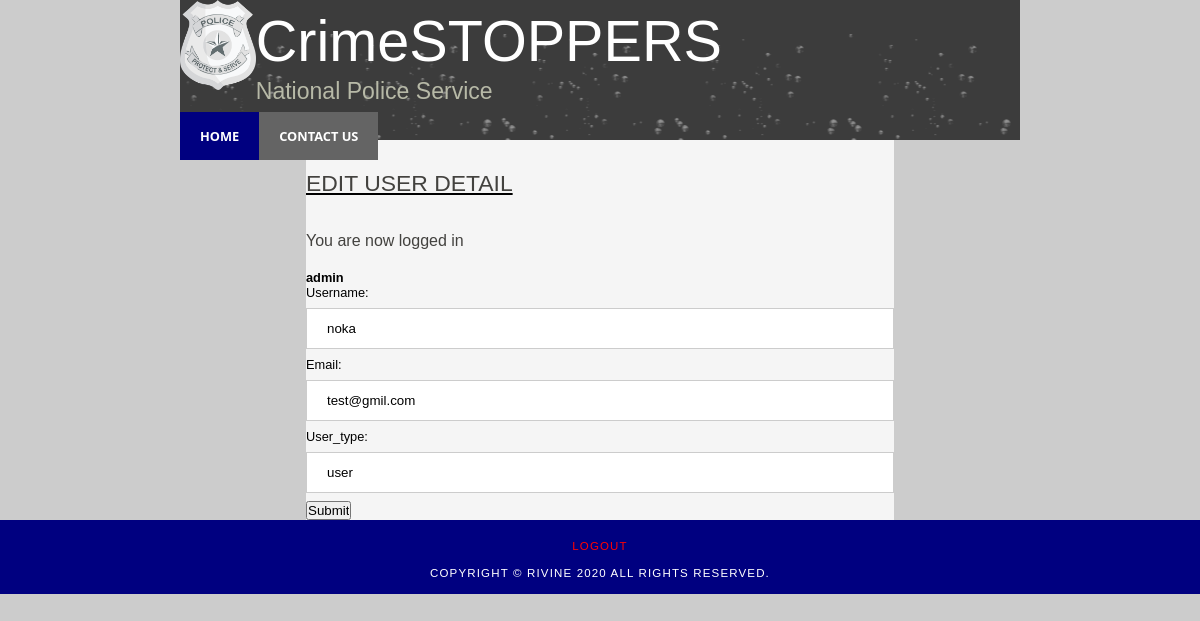
Page /admin/edit.php?id=6 (signed in) on the committed database.
### tables this page shows
CREATE TABLE `users` (
  `id` int(11) NOT NULL,
  `username` varchar(100) NOT NULL,
  `email` varchar(100) NOT NULL,
  `user_type` varchar(20) NOT NULL,
  `password` varchar(100) NOT NULL
);

### admin/edit.php (the view, shortened to what this page needs)
<?php
include('../functions.php');
?>
<!DOCTYPE html>
<html>
	<head>
		<link rel="stylesheet" type="text/css" href="../css/style.css" />
		<link rel="stylesheet" type="text/css" href="../css/font-awesome.min.css" />
		<link rel="stylesheet" type="text/css" href="../css/button.css" />
	</head>
	<body>
		<div id="main">
			<div id="header">
				<div id="logo">
					<div class="logo_img">
						<img src="../img/logo.png" alt="NPS Logo" height="auto" width="13%"></img>
						<div id="logo_text">
							<h1><a class="logo_colour" href="../index.php">CrimeSTOPPERS</a></h1>
							<h2>National Police Service</h2>
						</div>
					</div>
				</div>
				<div id="navbar">
					<nav>
						<ul id="menu">
							<li class="selected"><a href="home.php">Home</a></li>
							<li style="float: right;"><a href="#">Contact Us</a></li>
						</ul>
					</nav>
				</div>
			</div>
			<div id="site_content" class="content">
				<div align="center" class="header">
					<h1>EDIT USER DETAIL</h1>
				</div>
				<?php if (isset($_SESSION['success'])) : ?>
				<div class="error success">
					<h3>
						<?php
						echo $_SESSION['success'];
						?>
					</h3>
				</div>
				<?php endif ?>
						<?php if (isset($_SESSION['user'])) : ?>
						<strong><?php echo $_SESSION['user']['username']; ?></strong>
                        <?php
$result = mysqli_query($db,"SELECT * FROM users WHERE id='" . $_GET['id'] . "'");
$row= mysqli_fetch_array($result);
?>
<html>
<head>
</head>
<body>
<form name="frmUser" method="post" action="">
Username: <br>
<input type="text" name="username"  value="<?php echo $row['username']; ?>">
<br>
Email:<br>
<input type="text" name="email" class="txtField" value="<?php echo $row['email']; ?>">
<br>
User_type:<br>
<input type="text" name="user_type" class="txtField" value="<?php echo $row['user_type']; ?>">
<br>
<input type="submit" name="submit" value="Submit" class="buttom">
</form>
</body>
</html>
						<?php endif ?>
					</div>
				</div>
		<div id="footer">
			<a href="../login.php" style="color: red;">logout</a>
			<br><br>
			<p>Copyright &copy; Rivine <?php echo date("Y"); ?> All Rights Reserved.</p>
		</div>
	</body>
</html>

### css/style.css (style rules this page uses)
html { width: 100%; height: fit-content; }
* { margin: 0; padding: 0; box-sizing: border-box; }
body { background-repeat: round; font: normal 0.8em "trebuchet ms", arial, sans-serif; background: url(../img/background.png) #ccc; color: black; }
div { height: fit-content; width: fit-content; }
p { padding: 0 0 20px 0; line-height: 1.7em; }
img { border: 0; }
a.logo_colour { text-decoration: none; color: white; }
ul#menu { list-style-type: none; }
nav { position: relative; width: 100%; height: max-content; overflow: hidden; background: #646464; }
nav li { float: left; }
nav li a { display: block; padding: 8px; color: white; text-align: center; padding: 15px 20px; text-decoration: none; font-family: "Segoe UI", Tahoma, Geneva, Verdana, sans-serif; text-transform: uppercase; font-weight: bold; }
h1, h2, h3, h4, h5, h6 { font: normal 179% "century gothic", arial, sans-serif; color: #43423f; margin: 0 0 15px 0; padding: 15px 0 5px 0; }
h2 { font: normal 155% "century gothic", arial, sans-serif; color: #3091e0; }
h3 { font: normal 125% "century gothic", arial, sans-serif; }
a, a:hover { outline: none; text-decoration: underline; color: #40d8fe; }
#main, #logo, #menubar, #site_content, #content_footer, .slideshow-container, #footer { margin-left: auto; margin-right: auto; }
#main { padding-bottom: 0px; }
#header { background: #6f655f url(../img/header.png); height: 140px; }
.header { text-transform: uppercase; text-decoration: underline; }
#logo { width: 840px; position: relative; height: 80%; }
#logo #logo_text { display: inline-block; position: absolute; font-weight: bolder; font-size: 150%; }
#logo h1, #logo h2 { font: normal 300% "century gothic", arial, sans-serif; border-bottom: 0; text-transform: none; margin: 0; }
#logo_text h1, #logo_text h1 a, #logo_text h1 a:hover { padding: 8px 0 0 0; color: #fff; text-decoration: none; }
#logo_text h2 { font-size: 120%; padding: 4px 0 0 0; color: #b7b9a7; }
#logo .logo_img { display: inline-block; position: absolute; }
#site_content { padding-top: 15px; width: 70%; height: fit-content; overflow: hidden; background: rgb(245, 245, 245); }
.selected { background-color: navy; color: lightgray; }
#footer { width: 100%; font: normal 90% "trebuchet ms", arial, sans-serif; height: fit-content; padding: 20px 0 5px 0; text-align: center; background: navy; color: #fff; text-transform: uppercase; letter-spacing: 0.1em; }
#footer p { padding: 0 0 5px 0; }
#footer a { color: #888; text-decoration: none; }
a { text-decoration: none; padding: 10px; cursor: pointer; }
input[type="text"], input[type="password"], input[type="email"] { width: 100%; padding: 12px 20px; margin: 8px 0; display: inline-block; border: 1px solid #ccc; box-sizing: border-box; }

### rows in the picture
users: username "noka", email "test@gmil.com", user_type "user"

### other values in the picture
$_SESSION['success'] "You are now logged in"
$_SESSION['user']['username'] "admin"
